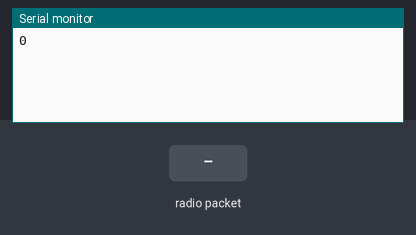
Simulated run of this sketch. Board: Arduino Uno, built with avr-gcc and run on an emulated ATmega328P. Parts: the last lines printed to the serial monitor. The test bench sets the inputs (shaded band). No radio packets arrive unless stated.

Above: at 1.2 s.
1.3 s: radio packet "1" arrives
At 1.9 s:
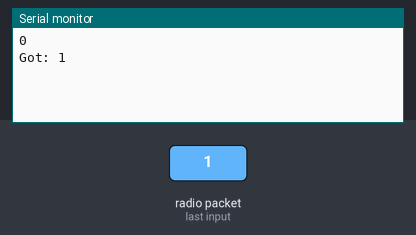
2.8 s: radio packet "0" arrives
At 2.96 s:
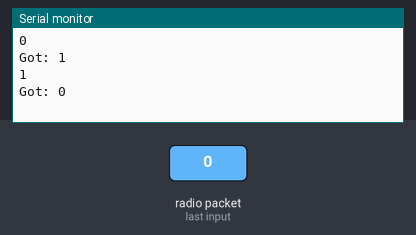
4.3 s: radio packet "2" arrives
At 4.9 s:
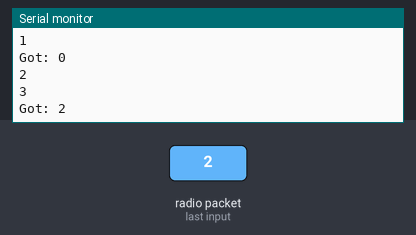
Timing chart, 0 to 7.3 s (numbered marks = the images above; inputs shaded):
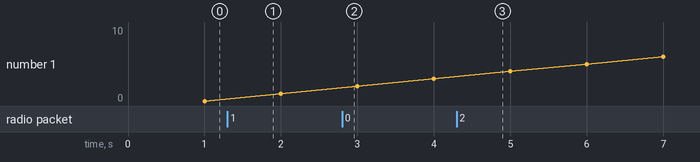

Measured:
- after the input at 1.3 s, the serial monitor: prints a new line at once (image 1)
- after the input at 2.8 s, the serial monitor: prints a new line at once (image 2)
- after the input at 4.3 s, the serial monitor: prints a new line at once (image 3)

The sketch:

ReceiverTest.ino
```cpp
//TX out of Arduino is Digital Pin 1
//RX into Arduino is Digital Pin 0

//following link for lcd screen
//http://www.instructables.com/id/Connecting-an-LCD-to-the-Arduino/

//#include <LiquidCrystal.h>
#include <VirtualWire.h>


int incomingByte = 0;
int receiverPin = 12;

// initialize the library with the numbers of the interface pins
//LiquidCrystal lcd(12, 11, 5, 4, 3, 2);

void setup()
{
  // put your setup code here, to run once:
  //lcd.begin(16, 2);

  //pretty sure our model is 4800. If this doesn't work, use 2400
  Serial.begin(9600);


  //Initialize the IO and ISR
  vw_set_ptt_inverted(true); // Required for DR3100
  vw_set_rx_pin(receiverPin);
  vw_setup(2000);	 // Bits per sec
  vw_rx_start();       // Start the receiver PLL running


}

void loop() {
  // put your main code here, to run repeatedly:
  /*
  if (Serial.available() > 0)
  {
    incomingByte = Serial.read();
    //Serial.print(millis());
    //Serial.print(" : ");
    //Serial.println(incomingByte, DEC);

    lcd.setCursor(0, 0);
    lcd.print(incomingByte);
  }
  */

  VirtualWareTest();


  incomingByte = -1;

  // set the cursor to column 0, line 1
  // (note: line 1 is the second row, since counting begins with 0):
  //lcd.setCursor(0, 1);
  // print the number of seconds since reset:
  //lcd.print(millis() / 1000);
}


int second = millis()/1000;

void VirtualWareTest()
{

  //Set buffer array based on max message length
  uint8_t buf[VW_MAX_MESSAGE_LEN];

  //Set variable to indicate buffer length
  uint8_t buflen = VW_MAX_MESSAGE_LEN;

  if (vw_get_message(buf, &buflen)) // Non-blocking
  {
    // Flash status LED to show received data
    //digitalWrite(13, true);

    // Message with a good checksum received, dump it.
    Serial.print("Got: ");

    for (int i = 0; i < buflen; i++)
    {

      // Print message received in buffer through this loop
      char temp = buf[i];
      //Serial.print(buf[i]);
      Serial.print(temp);
      //Serial.print(" ");
      //add space to distinguish characters from each other if showing ASCII decimal #
      //Serial.print(" ");

      /*
      //if character received matches, turn on associated LED
      if(buf[i] == '1'){
        digitalWrite(8, HIGH);
      }
      if(buf[i] == '2'){
        digitalWrite(9, HIGH);
      }
      if(buf[i] == '3'){
        digitalWrite(10, HIGH);
      }
      if(buf[i] == '4'){
        digitalWrite(11, HIGH);
      }
      */
    }
    //Print next character on new line
    Serial.println("");

    //Turn off status LED
    //digitalWrite(13, false);
  }

  if (second != millis()/1000)
  {
    Serial.println(second);
    second = millis()/1000;
  }
}
```
